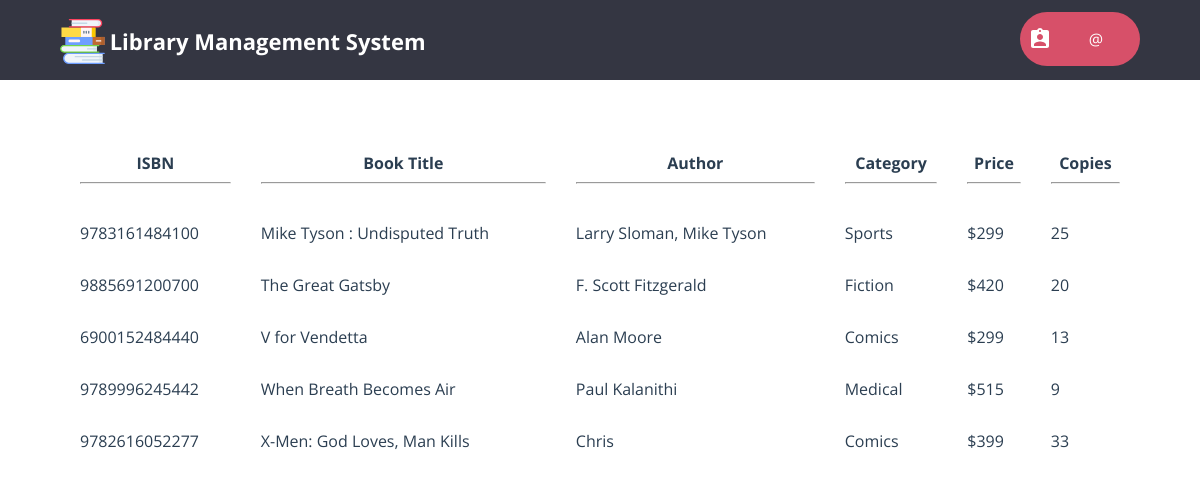
Screenshot of /librarian/display_books.php (signed in) with the database file from the repository.
### tables this page shows
CREATE TABLE `book` (
  `isbn` char(13) NOT NULL,
  `title` varchar(80) NOT NULL,
  `author` varchar(80) NOT NULL,
  `category` varchar(80) NOT NULL,
  `price` int(4) UNSIGNED NOT NULL,
  `copies` int(10) UNSIGNED NOT NULL
);

### librarian/display_books.php (the view, shortened to what this page needs)
<?php
    require "../db_connect.php";
	require "header_librarian.php";
?>
<html>
	<head>
		<link rel="stylesheet" type="text/css" href="../member/css/home_style.css" />
        <link rel="stylesheet" type="text/css" href="../css/global_styles.css">
		<link rel="stylesheet" type="text/css" href="../css/home_style.css">
		<link rel="stylesheet" type="text/css" href="../member/css/custom_radio_button_style.css">
	</head>
	<body>
    <?php
			$query = $con->prepare("SELECT * FROM book ORDER BY title");
			$query->execute();
			$result = $query->get_result();
			$rows = mysqli_num_rows($result);
			if($rows == 0)
				echo "<h2 align='center'>No books available</h2>";
			else
			{
				echo "<form class='cd-form'>";
				echo "<table width='100%' cellpadding=10 cellspacing=10>";
				echo "<tr>
						<th>ISBN<hr></th>
						<th>Book Title<hr></th>
						<th>Author<hr></th>
						<th>Category<hr></th>
						<th>Price<hr></th>
                        <th>Copies<hr></th>
					</tr>";
				for($i=0; $i<$rows; $i++)
				{
					$row = mysqli_fetch_array($result);
					echo "<tr>
							";
					for($j=0; $j<6; $j++)
						if($j == 4)
							echo "<td>$".$row[$j]."</td>";
						else
                            echo "<td>".$row[$j]."</td>";
					echo "</tr>";
				}
				echo "</table>";
				echo "</form>";
			}
		?>
    </body>
</html>

### librarian/css/header_librarian_style.css (style rules this page uses)
html * { -webkit-font-smoothing: antialiased; -moz-osx-font-smoothing: grayscale; }
*, *:after, *:before { -webkit-box-sizing: border-box; -moz-box-sizing: border-box; box-sizing: border-box; }
body { font-size: 100%; font-family: "Open Sans", sans-serif; background-color: white; margin: 0; }

### member/css/home_style.css (style rules this page uses)
.cd-form { width: 90%; max-width: 1200px; margin: 4em auto; font-size: 1.3rem; color: #94aab0; margin-bottom: 10px; display: block; }
.cd-form::after { clear: both; content: ""; display: table; }

### css/global_styles.css (style rules this page uses)
*, *::after, *::before { -webkit-box-sizing: border-box; -moz-box-sizing: border-box; box-sizing: border-box; }
html { font-size: 62.5%; }
body { font-size: 1.8rem; font-family: "Open Sans", sans-serif; color: #2b3e51; background-color: #ffffff; }

### librarian/css/home_style.css (style rules this page uses)
html { font-size: 62.5%; }
body { font-family: "Open Sans", sans-serif; }

### rows the page displays
book: isbn "9783161484100", title "Mike Tyson : Undisputed Truth", author "Larry Sloman, Mike Tyson", category "Sports", price "299", copies "25"
book: isbn "9885691200700", title "The Great Gatsby", author "F. Scott Fitzgerald", category "Fiction", price "420", copies "20"
book: isbn "6900152484440", title "V for Vendetta", author "Alan Moore", category "Comics", price "299", copies "13"
book: isbn "9789996245442", title "When Breath Becomes Air", author "Paul Kalanithi", category "Medical", price "515", copies "9"
book: isbn "9782616052277", title "X-Men: God Loves, Man Kills", author "Chris", category "Comics", price "399", copies "33"
